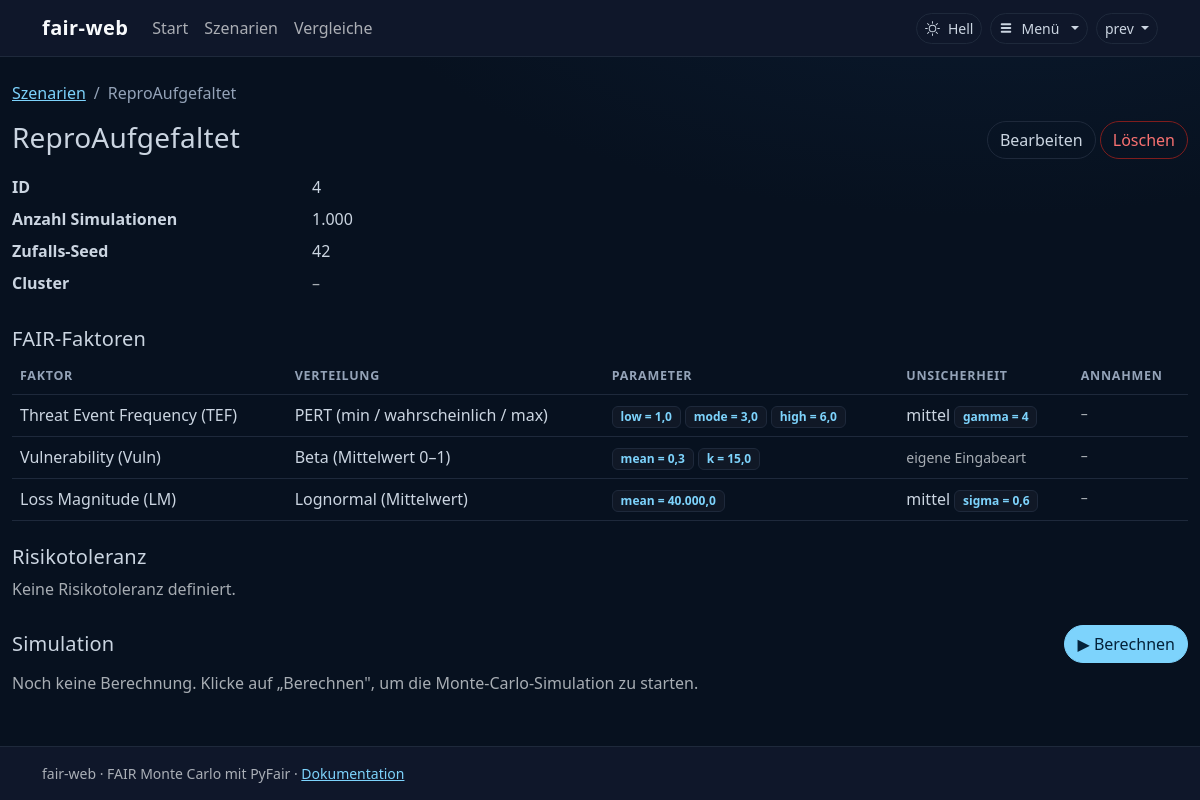
Page /szenarien/4/ (signed in) on the committed database.
### apps/szenarien/models.py (models this page shows, shortened)
class Szenario(models.Model):
    name = models.CharField("Name", max_length=200)
    beschreibung = models.TextField("Beschreibung", blank=True)
    n_simulations = models.PositiveIntegerField("Anzahl Simulationen", default=10_000)
    random_seed = models.PositiveIntegerField("Zufalls-Seed", default=42)
    risikotoleranz = models.JSONField("Risikotoleranz", null=True, blank=True)
    erstellt_am = models.DateTimeField("Erstellt am", auto_now_add=True)
    geaendert_am = models.DateTimeField("Geändert am", auto_now=True)
    class Meta:
        verbose_name = "Szenario"
        verbose_name_plural = "Szenarien"
        ordering = ["-geaendert_am"]

class FaktorEingabe(models.Model):
    class Faktor(models.TextChoices):
        LEF = "LEF", "Loss Event Frequency (LEF)"
        TEF = "TEF", "Threat Event Frequency (TEF)"
        CF = "CF", "Contact Frequency (CF)"
        POA = "POA", "Probability of Action (PoA)"
        VULN = "VULN", "Vulnerability (Vuln)"
        TC = "TC", "Threat Capability (TC)"
        CS = "CS", "Control Strength (CS)"
        LM = "LM", "Loss Magnitude (LM)"
        PL = "PL", "Primary Loss (PL)"
        SL = "SL", "Secondary Loss (SL)"
        SLEF = "SLEF", "Secondary Loss Event Frequency (SLEF)"
        SLEM = "SLEM", "Secondary Loss Event Magnitude (SLEM)"
    class Verteilung(models.TextChoices):
        PERT = "pert", "PERT (min / wahrscheinlich / max)"
        NORMAL = "normal", "Normalverteilung (Mittelwert / Streuung)"
        CONSTANT = "constant", "Konstant (fester Wert)"
        POISSON = "poisson", "Poisson (λ Ereignisse pro Jahr)"
        BETA = "beta", "Beta (Mittelwert 0–1)"
        LOGNORMAL = "lognormal", "Lognormal (Mittelwert)"
    REQUIRED_PARAMS = {
        Verteilung.PERT: ("low", "mode", "high"),
        Verteilung.NORMAL: ("mean", "stdev"),
        Verteilung.CONSTANT: ("constant",),
        Verteilung.POISSON: ("lambda",),
        Verteilung.LOGNORMAL: ("mean",),
    }
    szenario = models.ForeignKey(
        Szenario,
        related_name="faktoren",
        on_delete=models.CASCADE,
        verbose_name="Szenario",
    )
    faktor = models.CharField("Faktor", max_length=10, choices=Faktor.choices)
    verteilung = models.CharField(
        "Verteilung",
        max_length=20,
        choices=Verteilung.choices,
        default=Verteilung.PERT,
    )
    params = models.JSONField("Parameter", default=dict)
    unsicherheit = models.PositiveSmallIntegerField(
        "Unsicherheit",
        default=UNSICHERHEIT_DEFAULT,
        validators=[MinValueValidator(UNSICHERHEIT_MIN), MaxValueValidator(UNSICHERHEIT_MAX)],
    )
    angreifertyp = models.CharField("Angreifertyp", max_length=120, blank=True)
    annahmen = models.TextField("Annahmen", blank=True)
    class Meta:
        verbose_name = "Faktor-Eingabe"
        verbose_name_plural = "Faktor-Eingaben"
        constraints = [
            models.UniqueConstraint(
                fields=["szenario", "faktor"],
                name="unique_faktor_pro_szenario",
            )
        ]
    @property
    def confidence_level(self):
        return UNSICHERHEIT_TO_CONFIDENCE[self.unsicherheit]
    @property
    def unsicherheit_label(self):
        return UNSICHERHEIT_LABELS[self.unsicherheit]
    @property
    def confidence_shape(self):
        if self.verteilung not in CONFIDENCE_DISTRIBUTIONS:
            return None
        return aktuelle_konfidenz_defaults().get(self.confidence_level, {}).get(self.verteilung)
    def clean(self):
        """Prüft, dass ``params`` zur gewählten Verteilung passt."""
        params = self.params or {}
        required = self.REQUIRED_PARAMS.get(self.verteilung, ())
        fehlend = [key for key in required if key not in params]
        if fehlend:
            raise ValidationError(
                f"Verteilung „{self.verteilung}“ benötigt: {', '.join(fehlend)}."
            )
        if self.verteilung == self.Verteilung.PERT:
            low, mode, high = params["low"], params["mode"], params["high"]
            if not (low <= mode <= high):
                raise ValidationError(
                    "PERT erfordert die Reihenfolge low ≤ mode ≤ high."
                )
        if self.verteilung == self.Verteilung.BETA:
            if "low" in params:  # Konfidenzintervall
                fehlend = [k for k in ("low", "high", "confidence") if k not in params]
                if fehlend:
                    raise ValidationError(f"Beta-Konfidenzintervall benötigt: {', '.join(fehlend)}.")
                if not (params["low"] < params["high"]):
                    raise ValidationError("Beta-Konfidenzintervall: low muss kleiner als high sein.")
            else:  # Mittelwert + k
                fehlend = [k for k in ("mean", "k") if k not in params]
                if fehlend:
                    raise ValidationError(f"Beta benötigt: {', '.join(fehlend)}.")
        if self.faktor and fair_tree.ist_gebunden(self.faktor):
            for key, value in params.items():
                if key == "k":
                    continue
                if isinstance(value, (int, float)) and not (0.0 <= value <= 1.0):
                    raise ValidationError(
                        f"„{fair_tree.abbr(self.faktor)}“ ist eine Wahrscheinlichkeit – "
                        f"Werte müssen zwischen 0 und 1 liegen (war {key}={value})."
                    )

### apps/szenarien/views.py (the view)
# urls.py: path("<int:pk>/", SzenarioDetailView.as_view(), name="detail"),
class SzenarioDetailView(DetailView):
    model = Szenario
    template_name = "szenarien/detail.html"
    context_object_name = "szenario"

### templates/szenarien/detail.html (shortened to what this page needs)
{% extends "base.html" %}
{% load humanize %}
{% block content %}
<nav aria-label="breadcrumb">
    <ol class="breadcrumb">
        <li class="breadcrumb-item"><a href="{% url 'szenarien:dashboard' %}">Szenarien</a></li>
        <li class="breadcrumb-item active" aria-current="page">{{ szenario.name }}</li>
    </ol>
</nav>
<div class="d-flex justify-content-between align-items-start mb-3">
    <div>
        <h1 class="h3 mb-1">{{ szenario.name }}</h1>
    </div>
    <div>
        {% if perms.szenarien.change_szenario %}<a class="btn btn-outline-secondary" href="{% url 'szenarien:update' szenario.pk %}">Bearbeiten</a>{% endif %}
        {% if perms.szenarien.delete_szenario %}<a class="btn btn-outline-danger" href="{% url 'szenarien:delete' szenario.pk %}">Löschen</a>{% endif %}
    </div>
</div>
<dl class="row">
    <dt class="col-sm-3">ID</dt><dd class="col-sm-9">{{ szenario.pk }}</dd>
    <dt class="col-sm-3">Anzahl Simulationen</dt><dd class="col-sm-9">{{ szenario.n_simulations }}</dd>
    <dt class="col-sm-3">Zufalls-Seed</dt><dd class="col-sm-9">{{ szenario.random_seed }}</dd>
    <dt class="col-sm-3">Cluster</dt><dd class="col-sm-9">{% for c in szenario.cluster.all %}<span class="badge text-bg-light">{{ c.name }}</span> {% empty %}<span class="text-body-secondary">–</span>{% endfor %}</dd>
</dl>
<h2 class="h5 mt-4">FAIR-Faktoren</h2>
<table class="table">
    <thead>
        <tr><th>Faktor</th><th>Verteilung</th><th>Parameter</th><th>Unsicherheit</th><th>Annahmen</th></tr>
    </thead>
    <tbody>
    {% for faktor in szenario.faktoren.all %}
        <tr>
            <td>
                {{ faktor.get_faktor_display }}
            </td>
            <td>{{ faktor.get_verteilung_display }}</td>
            <td>
                {% for key, value in faktor.params.items %}
                    <span class="badge text-bg-light">{{ key }} = {{ value }}</span>
                {% endfor %}
            </td>
            <td>
                {% if faktor.verteilung == "beta" %}<span class="text-body-secondary small">eigene Eingabeart</span>{% else %}
                {{ faktor.unsicherheit_label }}
                {% if faktor.confidence_shape %}
                    {% for key, value in faktor.confidence_shape.items %}
                        <span class="badge text-bg-light">{{ key }} = {{ value }}</span>
                    {% endfor %}
                {% endif %}{% endif %}
            </td>
            <td class="small text-body-secondary">{{ faktor.annahmen|default:"–" }}</td>
        </tr>
    {% empty %}
        <tr><td colspan="5" class="text-body-secondary">Noch keine Faktoren erfasst.</td></tr>
    {% endfor %}
    </tbody>
</table>
<h2 class="h5 mt-4">Risikotoleranz</h2>
{% with rt=szenario.risikotoleranz %}
{% if rt %}
    {% if rt.type == "constant" %}
    <p class="mb-3">Konstante Schwelle: <strong>{{ rt.value|floatformat:0|intcomma }} {{ waehrung_symbol }}</strong></p>
    {% elif rt.type == "curve" %}
    <table class="table table-sm w-auto">
        <thead><tr><th>Schaden ({{ waehrung_symbol }})</th><th>akzeptierte Wahrscheinlichkeit</th></tr></thead>
        <tbody>
        {% for p in rt.points %}
            <tr><td>{{ p.loss|floatformat:0|intcomma }} {{ waehrung_symbol }}</td><td>{% widthratio p.level 1 100 %} %</td></tr>
        {% endfor %}
        </tbody>
    </table>
    {% elif rt.type == "distribution" %}
    <p class="mb-1">Verteilung: <strong>{{ rt.distribution }}</strong></p>
    <p class="mb-3">
        {% for key, value in rt.params.items %}<span class="badge text-bg-light">{{ key }} = {{ value }}</span> {% endfor %}
    </p>
    {% endif %}
{% else %}
    <p class="text-body-secondary mb-3">Keine Risikotoleranz definiert.</p>
{% endif %}
{% endwith %}
<div class="d-flex justify-content-between align-items-center mt-4 mb-2">
    <h2 class="h5 mb-0">Simulation</h2>
    {% if szenario.faktoren.all and perms.berechnung.add_simulationslauf %}
    <form method="post" action="{% url 'berechnung:starten' szenario.pk %}">
        <button type="submit" class="btn btn-primary">▶ Berechnen</button>
    </form>
    {% endif %}
</div>
{% if szenario.laeufe.all %}
<table class="table">
    <thead>
        <tr><th>#</th><th>Status</th><th>Erwarteter Schaden</th><th>Wann</th></tr>
    </thead>
    <tbody>
    {% for lauf in szenario.laeufe.all|slice:":5" %}
        <tr>
            <td><a href="{% url 'berechnung:lauf' lauf.pk %}">#{{ lauf.pk }}</a></td>
            <td>{{ lauf.get_status_display }}</td>
            <td>{% if lauf.ist_fertig %}{{ lauf.ergebnis.mittelwert|floatformat:0|intcomma }} {{ waehrung_symbol }}{% else %}–{% endif %}</td>
            <td class="text-body-secondary small">{{ lauf.erstellt_am|date:"d.m.Y H:i" }}</td>
        </tr>
    {% endfor %}
    </tbody>
</table>
{% else %}
<p class="text-body-secondary">Noch keine Berechnung. Klicke auf „Berechnen", um die Monte-Carlo-Simulation zu starten.</p>
{% endif %}
{% endblock %}

### templates/base.html (shortened to what this page needs)
{% load static %}
<!doctype html>
<html lang="de" data-bs-theme="dark">
<head>
    <link href="https://cdn.jsdelivr.net/npm/bootstrap@5.3.3/dist/css/bootstrap.min.css" rel="stylesheet">
</head>
<body class="d-flex flex-column min-vh-100">
<nav class="navbar navbar-expand-lg bg-body-tertiary border-bottom">
    <div class="container">
        <a class="navbar-brand fw-semibold" href="{% url 'start' %}">fair-web</a>
        <div class="collapse navbar-collapse" id="mainNav">
            <ul class="navbar-nav me-auto">
                <li class="nav-item"><a class="nav-link" href="{% url 'start' %}">Start</a></li>
                <li class="nav-item"><a class="nav-link" href="{% url 'szenarien:dashboard' %}">Szenarien</a></li>
                <li class="nav-item"><a class="nav-link" href="{% url 'szenarien:vergleich_list' %}">Vergleiche</a></li>
            </ul>
            <button type="button" id="theme-toggle" class="btn btn-outline-secondary btn-sm d-flex align-items-center gap-2 me-2"
                    title="Hell/Dunkel umschalten">
                <span class="theme-label"></span>
            </button>
            {% if user.is_authenticated %}
            <div class="dropdown">
                <button class="btn btn-outline-secondary btn-sm dropdown-toggle d-flex align-items-center gap-2"
                        type="button" data-bs-toggle="dropdown" aria-expanded="false">
                    <svg width="14" height="14" viewBox="0 0 16 16" fill="currentColor" aria-hidden="true">
                        <rect x="2" y="2.6" width="12" height="2.2" rx="1"/>
                        <rect x="2" y="6.9" width="12" height="2.2" rx="1"/>
                        <rect x="2" y="11.2" width="12" height="2.2" rx="1"/>
                    </svg>
                    Menü
                </button>
            </div>
            {% endif %}
            {% if user.is_authenticated %}
            <div class="dropdown ms-2">
                <button class="btn btn-outline-secondary btn-sm dropdown-toggle" type="button" data-bs-toggle="dropdown" aria-expanded="false">
                    {{ user.first_name|default:user.get_username }}
                </button>
            </div>
            {% endif %}
        </div>
    </div>
</nav>
<main class="{% block container_class %}container-xxl{% endblock %} py-4 flex-grow-1">
    {% block content %}{% endblock %}
</main>
<footer class="bg-body-tertiary border-top py-3 mt-auto">
    <div class="container small text-body-secondary">
        fair-web &middot; FAIR Monte Carlo mit PyFair &middot;
        <a href="https://fair-web.readthedocs.io/de/latest/" target="_blank" rel="noopener">Dokumentation</a>
    </div>
</footer>
</body>
</html>

### rows in the picture
Szenario: name "ReproAufgefaltet", pk "4", n_simulations "1.000", random_seed "42"
FaktorEingabe: faktor "Threat Event Frequency (TEF)", verteilung "PERT (min / wahrscheinlich / max)", params "low" "mode" "high", params "1,0" "3,0" "6,0", unsicherheit_label "mittel", confidence_shape "gamma", confidence_shape "4", annahmen "–"
FaktorEingabe: faktor "Vulnerability (Vuln)", verteilung "Beta (Mittelwert 0–1)", params "mean" "k", params "0,3" "15,0", shows "eigene Eingabeart", annahmen "–"
FaktorEingabe: faktor "Loss Magnitude (LM)", verteilung "Lognormal (Mittelwert)", params "mean", params "40.000,0", unsicherheit_label "mittel", confidence_shape "sigma", confidence_shape "0,6", annahmen "–"

### other values in the picture
{{ user.first_name|default:user.get_username }} "prev"
